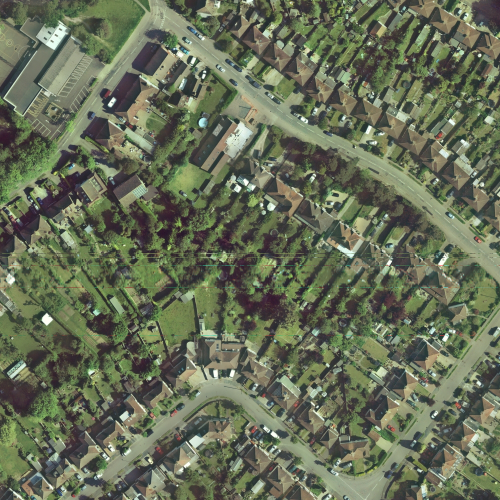
#> input picture images/aerial_small.tif, 1000 x 1000 px (shown at 1/2 size); the run also reads 1 picture not shown here
$ jupyter execute opencv_practical.ipynb   (shell and % lines are left out)
#> lines starting #> are read from the running program, lines starting #| are printed output that depends on the picture; after the words box and inside, x2 and y2 are one past the last pixel; in counts of white or black regions, pixels touching at a corner belong together; long printed decimals are rounded
# Reality Capture & Precision 3D: Introduction to OpenCV in python
#### David Griffiths &nbsp;&nbsp;&nbsp; david.griffiths.16@ucl.ac.uk
#### Jan Boehm &nbsp;&nbsp;&nbsp; j.boehm@ucl.ac.uk

#### Google colab compatability

[cell 1]
# Only run following if using Google Colab
#!git clone https://github.com/3Dimaging-ucl/ucl_cege0092 data

#Only run following if you cannot auto-install requirenments
#install dependencies for OpenCV
#%pip install numpy
#%pip install opencv-python-headless

#Only run following if you cannot install opencv-python-headless
# open terminal (top left menue) and type (without '#')
# sudo apt-get update
# sudo apt-get install libgl1 -y

#### What is an image

[cell 2]
import numpy as np
import pylab as plt

img = np.random.randint(low=0, high=255, size=(100,100, 3), dtype='uint8')
plt.imshow(img), plt.show()

## Basic OpenCV functions

##### Import OpenCV

[cell 3]
import cv2 as cv
# Set image directory '/data/images' for google colab
image_dir = 'images/'

##### Load image

[cell 4]
file = image_dir+'aerial_small.tif'

# Load image in BGR colorspace
img_color = cv.imread(file, cv.IMREAD_COLOR)
#> img_color is the input picture: shape (1000, 1000, 3); mean B, G, R 87.1, 110.2, 102.7
#Load image in grayscale
img_gray = cv.imread(file, cv.IMREAD_GRAYSCALE)
# Convert BGR to RGB
img_color_RGB = cv.cvtColor(img_color, cv.COLOR_BGR2RGB)

To plot the images we can create a small helper function. Here we take a list of images, their respective titles, the size of the figure and the subplot shape as input arguments.

[cell 5]
def plot_images(images, titles, figsize, shape, ticks=False):
    ''' Image plotter helper function.

        parameters:
            images  : list
            titles  : titles
            figsize : tuple
            shape   : tuple
                      rows x cols
            ticks   : Bool
                      Set True to show axis ticks
        returns:
            None
    '''
#> called with figsize = (20, 20), shape = (1, 3), ticks = False
    plt.figure(figsize=figsize)

    for i in range(len(images)):
        plt.subplot(shape[0],shape[1],i+1),plt.imshow(images[i],'gray')
        plt.title(titles[i])
        if ticks == False:
            plt.xticks([]),plt.yticks([])
#> this loop made 3 passes
    plt.show()
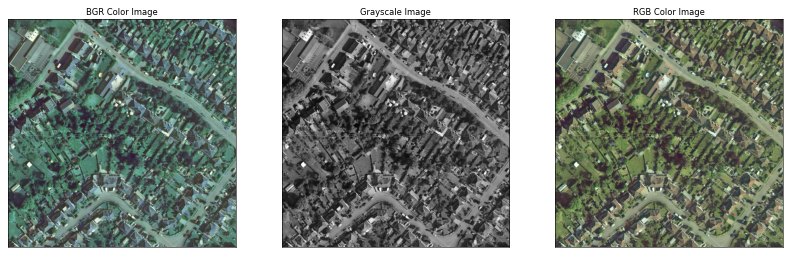
#> figure drawn by matplotlib, 3 panels; B, G, R data is drawn as R, G, B

    return None

[cell 6]
# Plot images using helper function
plot_images([img_color, img_gray, img_color_RGB],
            ['BGR Color Image', 'Grayscale Image', 'RGB Color Image'],
            (20,20),
            (1, 3))

##### Read and edit pixels

OpenCV images are stored in the form of numpy arrays. The numpy array has the dimensions (image height x image width x number of channels). The images can therefore be treated as standard numpy $n$ dimension arrays.

[cell 7]
print ('One channel grayscale image: ', img_gray.shape)
#| One channel grayscale image:  (1000, 1000)
print ('3 Chanel BGR colorspace image: ', img_color.shape)
#| 3 Chanel BGR colorspace image:  (1000, 1000, 3)

To access a specific pixel value basic numpy array indexing can be used. For example, to return the intensity of pixel x=500, y= 1000 you can use:

[cell 8]
pixel = 500, 750

print (img_gray[pixel])
#| 54
print (img_color[pixel])
#| [50 58 48]

Notice how the colour image has 3 channels and therefore three pixel intensities (Blue (0), Green (1), Red (2)). Further indexing can reutrn a specific intensity i.e:

[cell 9]
blue = img_color[pixel][0]
#> blue = 50
green = img_color[pixel][1]
#> green = 58
red = img_color[pixel][2]
#> red = 48
print (blue, green, red)
#| 50 58 48

**Task**: How would we create a simple 'for' loop to loop through every pixel in a given image?

[cell 10]
# Try task here

**Extra:** How could we use numpy indexing to remove the need for a 'for' loop?

[cell 11]
# Try task here

**Challenge:**

How could we apply the same principles for a RGB image with 3 channels? Load in the image `newyork.jpg` and mask out all pixels except the park using thresholding. Think... what makes these pixels different from the others.

***Hint*** masked pixels have a value of 0

[cell 12]
img = cv.imread(image_dir+'newyork.jpg', cv.IMREAD_COLOR)
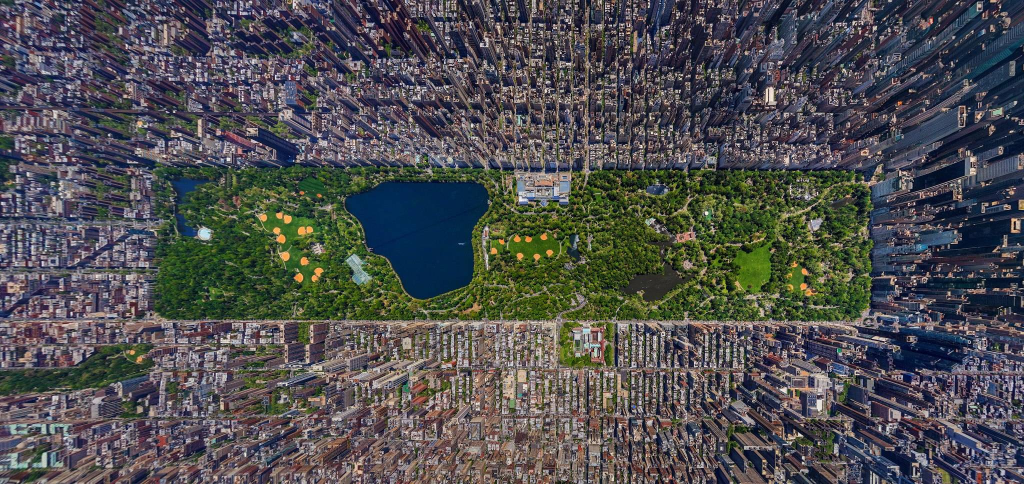
#> input picture images/newyork.jpg, 2048 x 968 px (shown at 1/2 size)
#> img is the input picture: shape (968, 2048, 3); mean B, G, R 79.8, 78.5, 78.5
img = cv.cvtColor(img, cv.COLOR_BGR2RGB)
plt.figure(figsize=(20,20)), plt.imshow(img), plt.show()

# Try the rest of the challenge here.

## Geometric Transformations

When carrying out geometric transformations of an image it is important to think of the image as a standard matrix. This way typical linear algebra can be used to perform transformations.

##### Scaling

[cell 13]
# First we will import a new image which which will allow us to easily see the result of the transformations.

img = cv.imread(image_dir+'circle.jpg', 1)
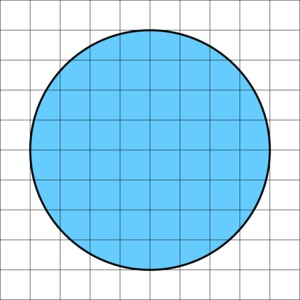
#> input picture images/circle.jpg, 300 x 300 px
#> img is the input picture: shape (300, 300, 3); mean B, G, R 243.1, 218.8, 170
img = cv.cvtColor(img, cv.COLOR_BGR2RGB)
plt.imshow(img)

[cell 14]
# OpenCV offers a resize function which can be called using cv.resize.
# We will go through a few ways to use this function.

rows, cols, channels = img.shape

# Stretch collumns by a factor of 2
img_resize = cv.resize(img, (cols*2, rows), interpolation = cv.INTER_CUBIC)

# Notice the interpolation method here. OpenCV offers multiple interpolation functions.
# In general it is reccommended:
# Shrinking: cv.INTER_AREA
# Zooming: cv.INTER_CUBIC (slow) or cv.INTER_LINEAR
# Default (general): cv.INTER_LINEAR

# Half the size of the image
img_resize = cv.resize(img, (int(cols/2), int(rows/2)), interpolation = cv.INTER_AREA)
#> img_resize: shape (150, 150, 3)

# Set to specified size
img_resize = cv.resize(img, (180, 120),interpolation = cv.INTER_LINEAR)
#> img_resize: shape (120, 180, 3)

[cell 15]
plt.imshow(img_resize)

##### Translation

OpenCV provides a function (`cv.warpAffine`) to carry out affine transformations. The main requirements for this are the original image you wish to apply the transformation and the transformation matrix $M$. We must therefore first compute the transformation matrix $M$. If you know the shift in ($x$, $y$) that you wish to compute you can let:

$M= \begin{bmatrix} 1 & 0 & ∆x \\ 0 & 1 & ∆y \end{bmatrix}$

[cell 16]
M = np.float32([[1,0,25],[0,1,50]])
translation = cv.warpAffine(img, M, (cols, rows))

[cell 17]
plt.imshow(translation)

Similarly a rotation matrix can be computed using an $M$ matrix following:

$M= \begin{bmatrix} \cos(\theta) & -\sin(\theta) \\ \sin(\theta) & \cos(\theta) \end{bmatrix}$

OpenCV provides a tool for creating these matrix with the function `cv.getRotationMatrix2D`

[cell 18]
# Create rotation matrix for 25 degrees rotation in respect to the image center
M = cv.getRotationMatrix2D((cols/2, rows/2), 25, 1)

# Create rotation matrix for 25 degrees rotation with different roation center
M_offset = cv.getRotationMatrix2D((250, 250), 25, 1)

transformation = cv.warpAffine(img, M, (cols, rows))
transformation_offset = cv.warpAffine(img, M_offset, (cols, rows))

print ('M matrix \n', M, '\n\n')
#| M matrix
#|  [[  0.9063   0.4226 -49.339]
#|  [ -0.4226   0.9063  77.447]]
print ('M offset matrix \n', M_offset)

plt.figure(figsize=(7,7))
plt.subplot(221), plt.imshow(transformation)
plt.subplot(222), plt.imshow(transformation_offset)

##### Affine transformation

In affine transformations all parallel lines will remain parallel after the transformation. OpenCV provides a function `cv.getAffineTransformation` to determine the transformation matrix. The minimum number of points for an affine transformation is 3. To determine the $M$ matrix we must therefore make 2 3x1 matrix with the first containing the original co-ordinates of the points, the second will contain the location of the points after the transformation.

[cell 19]
originalPts = np.float32([[50, 50], [100, 150], [180, 120]])
transformedPts = np.float32([[60, 75],[110, 190], [175, 100]])

# Determine M matrix
M = cv.getAffineTransform(originalPts, transformedPts)

# Pass image and M matrix in cv.warpAffine function
transformation = cv.warpAffine(img, M, (cols, rows))

plt.figure(figsize=(7,7))
plt.subplot(221), plt.imshow(img)
plt.subplot(222), plt.imshow(transformation)

##### Perspective transformation

Perspective transformation is similar to affine however instead of preserving parallel lines it preserves collinearity and incidence. As perspective offers an extra degree of translation 4 points are required to determine the $M$ matrix. By providing the co-ordinates in the same manner as the affine transformation, the matrix can be computed using the function `cv.getPerspectiveTransform`. The transormation can then be carried out using `cv.warpPerspective`.

[cell 20]
originalPts = np.float32([[50, 50], [100, 150], [180, 120], [30, 30]])
transformedPts = np.float32([[50, 53], [98, 155], [175, 120], [27, 31]])

# Determine M matrix
M = cv.getPerspectiveTransform(originalPts, transformedPts)

# Pass image and M matrix in cv.warpAffine function
transformation = cv.warpPerspective(img, M, (cols, rows))
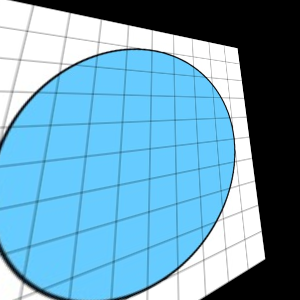
#> transformation: shape (300, 300, 3); mean R, G, B 108.2, 159.4, 184.9

plt.figure(figsize=(7,7))
plt.subplot(221), plt.imshow(img)
plt.subplot(222), plt.imshow(transformation)

## Image Thresholding

Basic thresholding in OpenCV is achieved through the `cv.threshold` function. There are multiple options to determine how the threshold can be computed, but first we will create a simple binary threshold.

**TASK:** Using the code we created earlier how could this be adapted into a simple binary classifier for a grayscale image with a critical value of 150?

[cell 21]
# First lets load and display a digital elevation model (DEM)
img = cv.imread(image_dir+'lidar_small.tif', cv.IMREAD_GRAYSCALE)
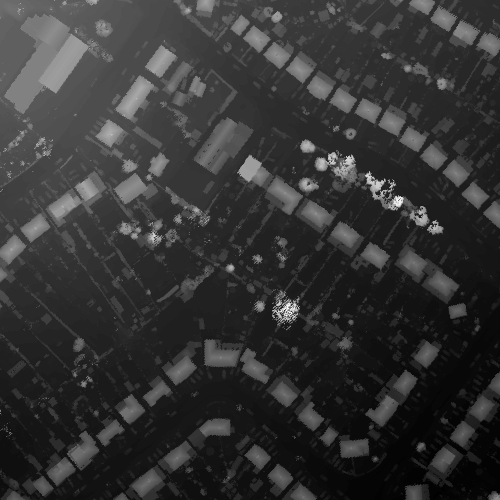
#> input picture images/lidar_small.tif, 1000 x 1000 px (shown at 1/2 size)
#> img is the input picture: shape (1000, 1000); min 0, max 255, mean 52.2
plt.imshow(img, 'gray')

[cell 22]
# Try task here

**Extra**: How could we use numpy indexing to remove the need for a 'for' loop?

[cell 23]
# Try task here

We will now carry this out using OpenCV. The function cv.THRESH_BINARY defines the threshold style. The availble styles are:

`cv.THRESH_BINARY`

`cv.THRESH_BINARY_INV`

`cv.THRESH_TRUNC`

`cv.THRESH_TOZERO`

`cv.THRESH_TOZERO_INV`

[cell 24]
ret, thresh = cv.threshold(img, 50, 255, cv.THRESH_BINARY)
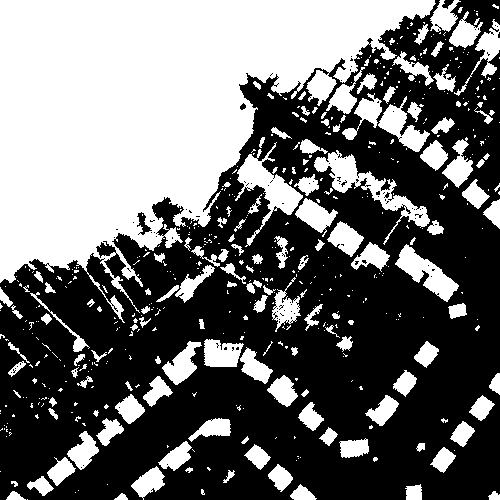
#> thresh: shape (1000, 1000) (shown at 1/2 size); 42.7% white; 516 white regions (245 under 20 px), largest, box (x1, y1, x2, y2) and area: (0, 0, 872, 646) 283612, (628, 300, 860, 490) 9072, (470, 284, 606, 494) 7876
ret, thresh_inv = cv.threshold(img, 50, 255, cv.THRESH_BINARY_INV)

plot_images([img, thresh, thresh_inv],
            ['Original', 'Binary', 'Binary Inverse'],
            (15,15),
            (1, 3))
#> the loop in plot_images (call 2), `for i in range(len(images)):` made 3 passes

[cell 25]
adaptive_thresh = cv.adaptiveThreshold(img,255, \
                            cv.ADAPTIVE_THRESH_MEAN_C, cv.THRESH_BINARY,15,7)
#> adaptive_thresh: shape (1000, 1000); 86.9% white; 2546 black regions (1960 under 20 px), largest, box (x1, y1, x2, y2) and area: (594, 274, 893, 475) 7829, (146, 706, 401, 922) 4712, (750, 174, 960, 422) 4634

adaptive_thresh_g = cv.adaptiveThreshold(img,255, \
                                cv.ADAPTIVE_THRESH_GAUSSIAN_C, cv.THRESH_BINARY,15,7)
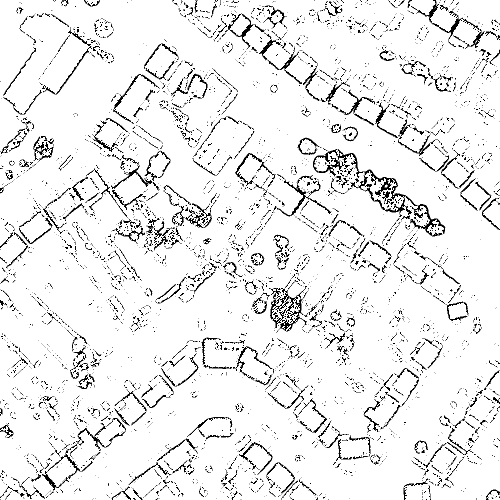
#> adaptive_thresh_g: shape (1000, 1000) (shown at 1/2 size); 92.3% white; black in thin lines or dots

plot_images([adaptive_thresh, adaptive_thresh_g],
            ['Adaptive Thresh', 'Adaptive Thresh w/ Gaussian'],
            (10,10),
            (1, 2))

##### Otsu's Binarisation

Otsu's binirisation is a method to automatically determine the threshold for a bimodal image. This attempts to find the optimum threshold value by converting the image to a histogram and finding the value in between the two main peaks. This method is therefore only suitable for bimodal images.

[cell 26]
ret, otsu = cv.threshold(img,0,255,cv.THRESH_BINARY+cv.THRESH_OTSU)
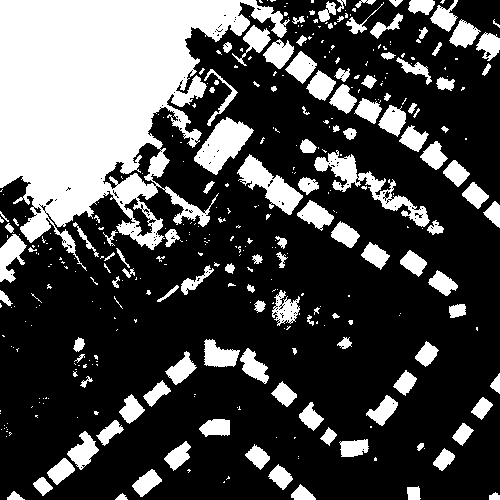
#> otsu: shape (1000, 1000) (shown at 1/2 size); 29.1% white; 374 white regions (167 under 20 px)
#> ret = 64

plot_images([img, thresh, adaptive_thresh, otsu],
            ['Original', 'Binary Threshold', 'Adaptive Threshold', 'Otsu Binarisation'],
            (20, 20),
            (1, 4))

## Convolution Filters

Convolutional filters processes images by passing a matrix (kernel) over each pixel within an image. The dot product of the weighted kernel matrix and the overlaying pixels of the image is used to create a new pixel value at the given point. Each pass is often referred to as a convolution.  This can be used for common image processing such as blurring, sharpening and edge detection. OpenCV provides many pre-built functions for kernels convolutions as well as the `cv.filter2D()` function which can be used to pass a custom-made filter over an image.

### Bluring

Bluring (or smoothing) is typically used in image processing for noise reduction and smoothing. Here we achieve this by convolving a low-pass filter kerel over an image.

##### Basic Blurring

[cell 27]
img = cv.imread(image_dir+'noise.jpg', 1)
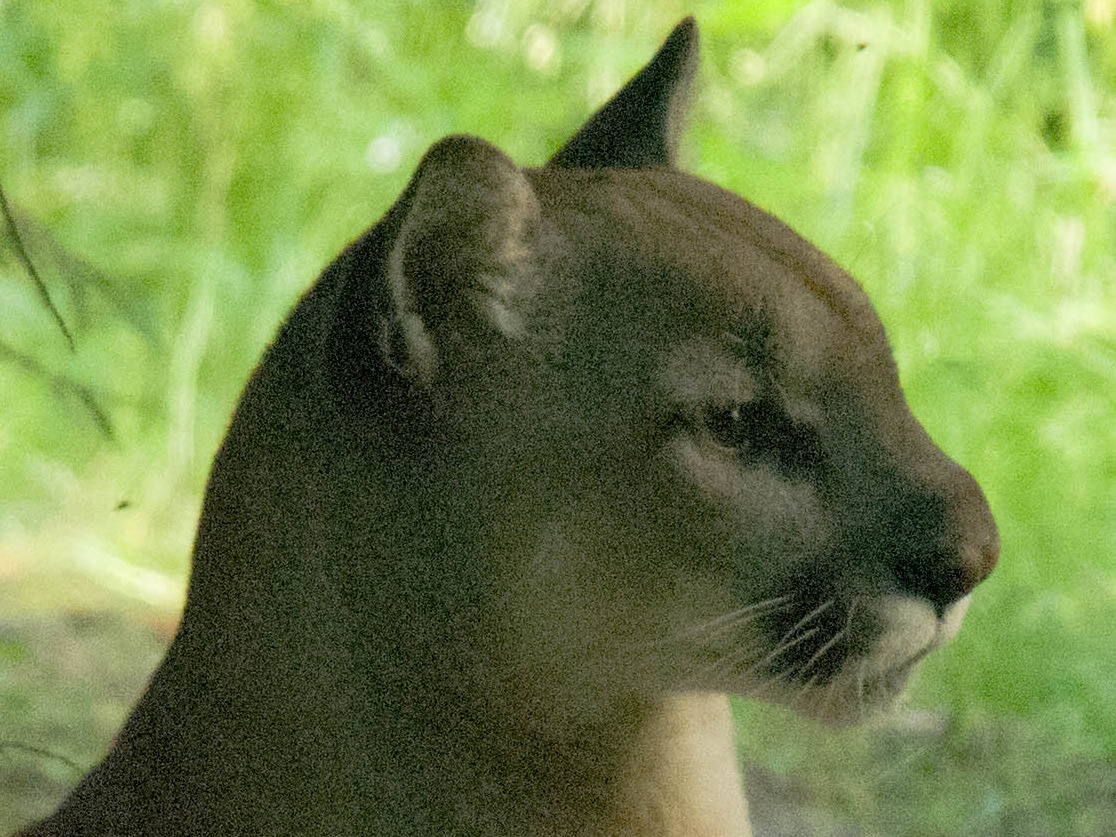
#> input picture images/noise.jpg, 1116 x 837 px
#> img is the input picture: shape (837, 1116, 3); mean B, G, R 74.6, 133.4, 114.6
img = cv.cvtColor(img, cv.COLOR_BGR2RGB)
img_gs = cv.imread(image_dir+'noise.jpg', 0)
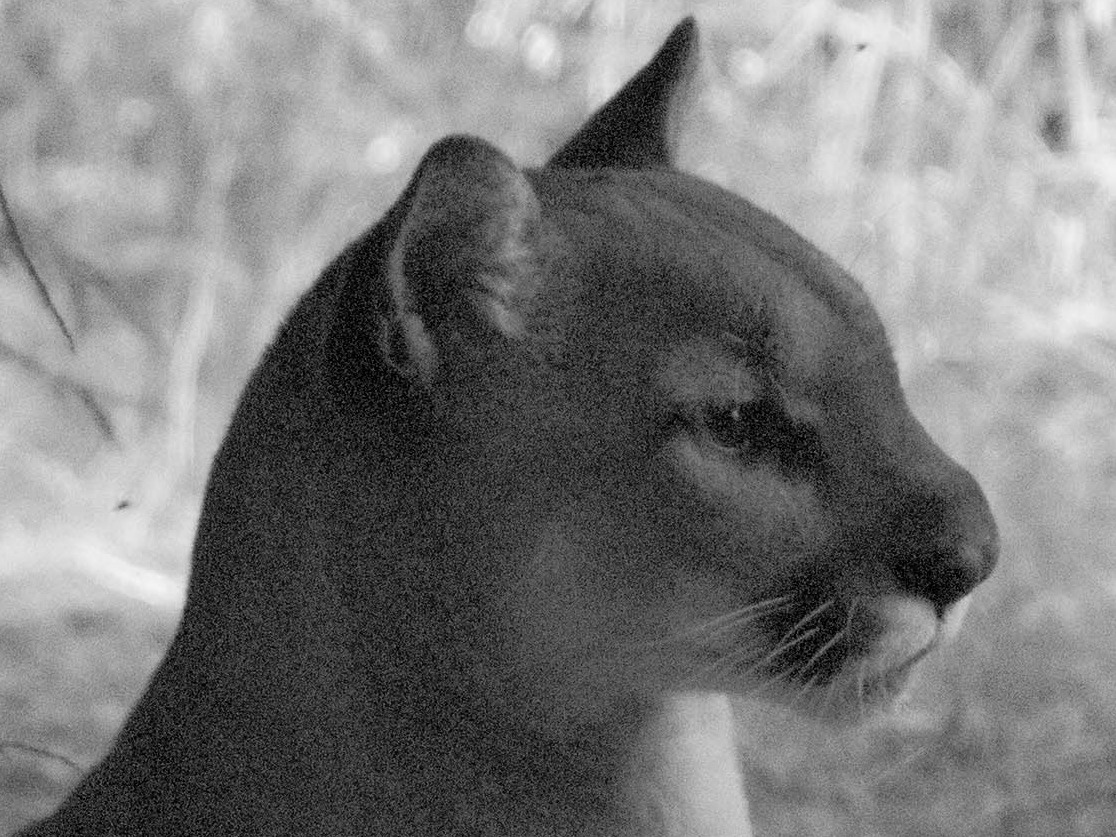
#> img_gs: shape (837, 1116); min 0, max 245, mean 121.1

# A simple averaging filter could be made by passing first creating a kerel
kernel = np.ones((5,5), np.float32)/25
# Using the filter2D function the image can be averaged
averaged_img = cv.filter2D(img, -1, kernel)

#Alternatively we can use a pre-made OpenCV blur
mean_blur = cv.blur(img_gs,(5,5))
#> (the rest of the program and of its run is left out)
